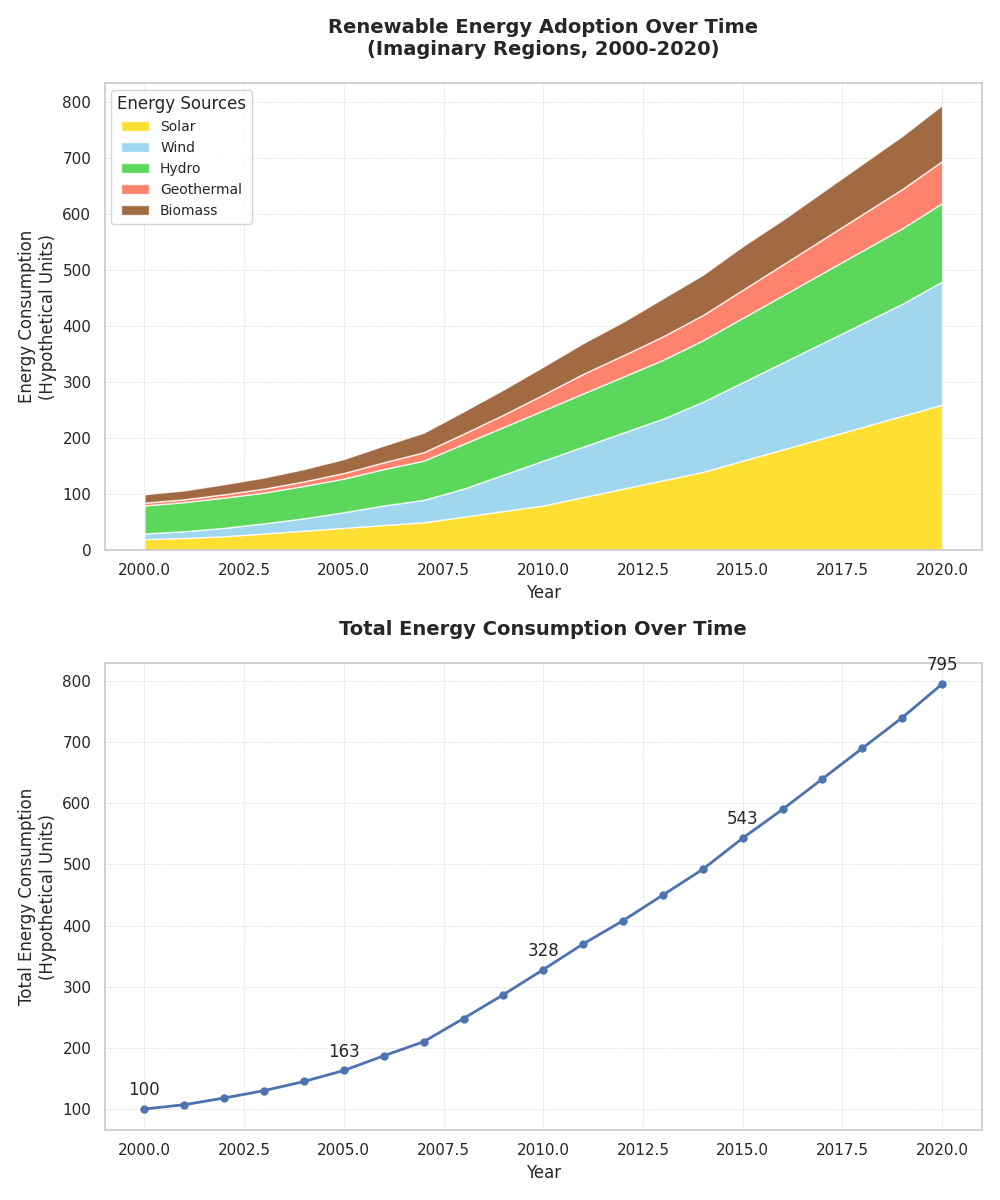

Source code (Python):
import matplotlib.pyplot as plt
import numpy as np

# Time period from 2000 to 2020
years = np.arange(2000, 2021)

# Hypothetical data representing energy consumption in different categories
region_data = {
    'Solar': np.array([20, 22, 25, 30, 35, 40, 45, 50, 60, 70, 80, 95, 110, 125, 140, 160, 180, 200, 220, 240, 260]),
    'Wind': np.array([10, 12, 15, 18, 22, 28, 35, 40, 50, 65, 80, 90, 100, 110, 125, 140, 155, 170, 185, 200, 220]),
    'Hydro': np.array([50, 52, 54, 55, 58, 60, 65, 70, 80, 85, 90, 95, 100, 105, 110, 115, 120, 125, 130, 135, 140]),
    'Geothermal': np.array([5, 5, 6, 7, 8, 10, 12, 15, 18, 22, 28, 35, 38, 42, 45, 50, 55, 60, 65, 70, 75]),
    'Biomass': np.array([15, 16, 18, 20, 22, 25, 30, 35, 40, 45, 50, 55, 60, 68, 72, 78, 80, 85, 90, 95, 100])
}

# Calculate total energy consumption
total_energy = sum(region_data.values())

# Create a figure with 2x1 subplots
fig, axes = plt.subplots(2, 1, figsize=(10, 12))

# Plot stacked area chart on the first subplot
axes[0].stackplot(years, region_data.values(), labels=region_data.keys(), 
                  colors=['#FFD700', '#87CEEB', '#32CD32', '#FF6347', '#8B4513'], alpha=0.8)
axes[0].set_title('Renewable Energy Adoption Over Time\n(Imaginary Regions, 2000-2020)', fontsize=14, fontweight='bold', pad=20)
axes[0].set_xlabel('Year', fontsize=12)
axes[0].set_ylabel('Energy Consumption\n(Hypothetical Units)', fontsize=12)
axes[0].legend(loc='upper left', fontsize=10, title='Energy Sources')
axes[0].grid(True, linestyle='--', linewidth=0.5, alpha=0.7)

# Plot total energy consumption as a line chart on the second subplot
axes[1].plot(years, total_energy, marker='o', color='b', linestyle='-', linewidth=2, markersize=5)
axes[1].set_title('Total Energy Consumption Over Time', fontsize=14, fontweight='bold', pad=20)
axes[1].set_xlabel('Year', fontsize=12)
axes[1].set_ylabel('Total Energy Consumption\n(Hypothetical Units)', fontsize=12)
axes[1].grid(True, linestyle='--', linewidth=0.5, alpha=0.7)

# Add annotations for key points on the line plot
for i, txt in enumerate(total_energy):
    if i % 5 == 0:
        axes[1].annotate(f'{txt}', (years[i], total_energy[i]), textcoords="offset points", xytext=(0,10), ha='center')

plt.tight_layout()
plt.show()
